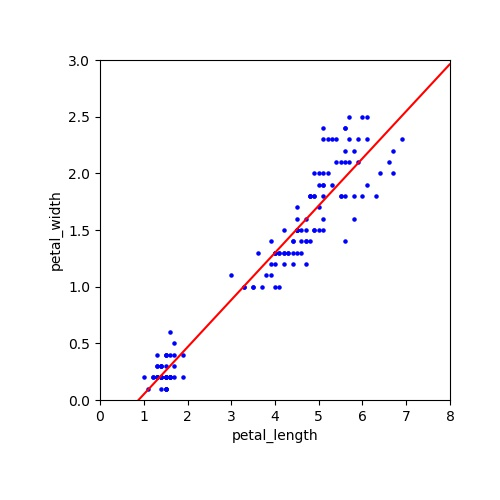

The Python source for this figure:
import numpy as np
import matplotlib.pyplot as plt
import pandas as pd


def load_data():
    """irisデータの読み取り"""
    path = 'https://archive.ics.uci.edu/ml/machine-learning-databases/iris/'
    data = 'iris.data'

    df = pd.read_table(path + data, sep=',', header=None)
    df.drop([4], axis=1, inplace=True)
    return df

def preprocess(df):
    """バイアス項の追加などの前処理"""
    X = df[[2]].values
    y = df[[3]].values

    X = np.insert(X, 0, np.ones((1, X.shape[0]), dtype=int), axis=1)

    return X, y


def normal_equation(X, y):
    """正規方程式を解く"""
    A = np.dot(X.T, X)
    B = np.dot(X.T, y)
    a = np.linalg.solve(A, B)
    return a


def plot(X, y, params):
    """結果のプロット"""
    fig, ax = plt.subplots(figsize=(5, 5))
    fig.subplots_adjust(bottom=0.2)
    fig.subplots_adjust(left=0.2)
    x = np.arange(-0, 8, 0.01)
    best_fit = params[1]*x+params[0]
    ax.set_xlabel('petal_length')
    ax.set_ylabel('petal_width')
    ax.set_xlim([0.0, 8.0])
    ax.set_ylim([0.0, 3.0])
    ax.scatter(X[:, 1],y[:, 0], color='blue', s=5)
    ax.plot(x, best_fit, color='red')
    plt.savefig('result.jpg')
    plt.show()


if __name__ == '__main__':

    df = load_data()
    X, y = preprocess(df)
    params = normal_equation(X, y)
    plot(X, y, params)
